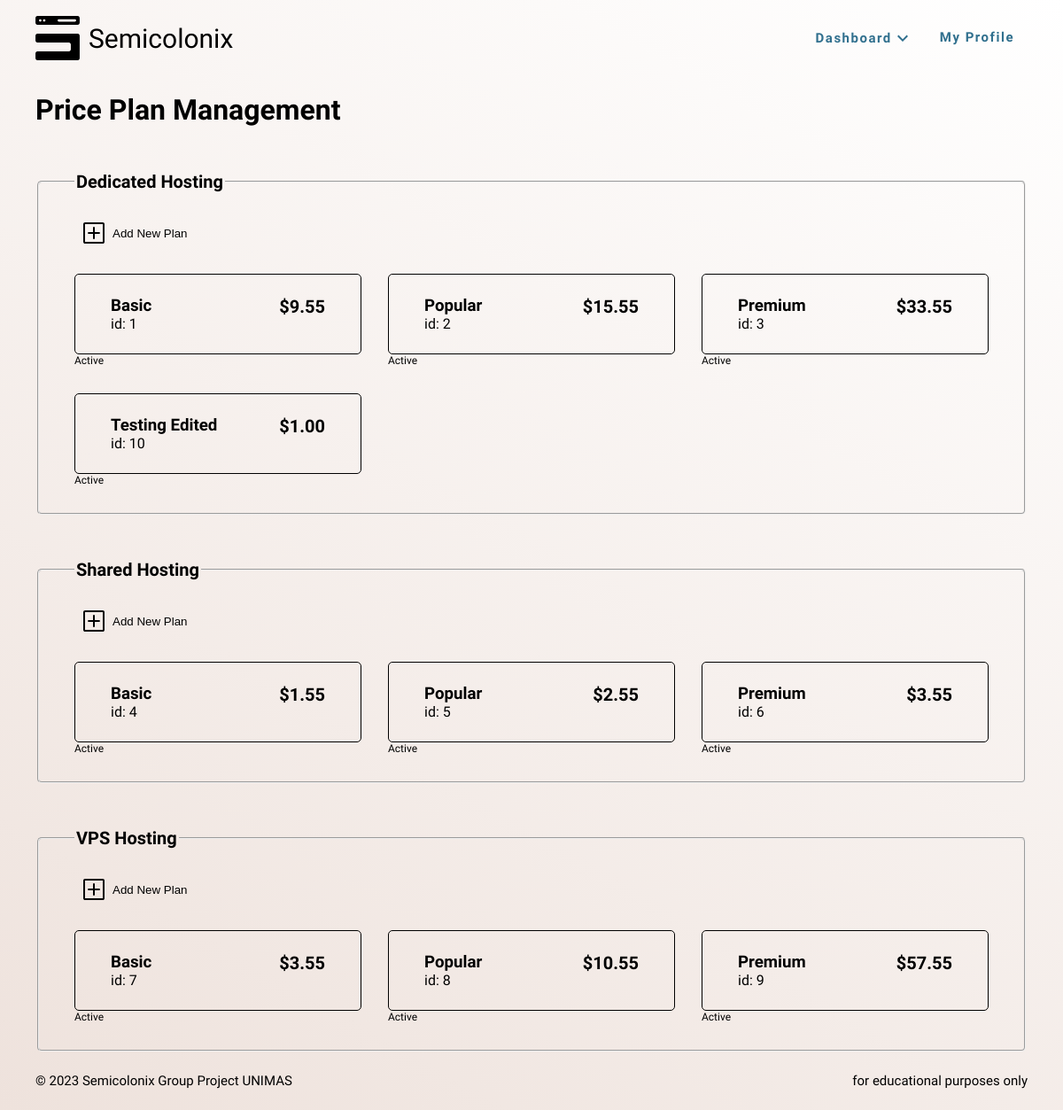
The app's page /admin/manage_price_plan.php (signed in) with its own data.
### tables this page shows
CREATE TABLE `product` (
  `prod_id` int(10) NOT NULL,
  `prod_title` varchar(256) NOT NULL,
  `prod_subtitle` varchar(256) NOT NULL,
  `prod_category` enum('Shared','VPS','Dedicated','') NOT NULL,
  `prod_price` float(5,2) NOT NULL,
  `prod_status` enum('Active','Disabled') NOT NULL
);

### admin/manage_price_plan.php (the view, shortened to what this page needs)
<?php
require_once($_SERVER['DOCUMENT_ROOT'] . "/config/conn.php");
?>
<!DOCTYPE html>
<html lang="en">
<head>
    <link rel="stylesheet" href="/css/main.css">
    <link rel="stylesheet" href="/css/admin-manage-price-plan.css">
</head>
<body>
    <?php
    require_once($_SERVER['DOCUMENT_ROOT'] . "/includes/nav.php");
    ?>
    <div class="main-container">
        <h1>Price Plan Management</h1>
        <?php
        try {
            $query = "SELECT DISTINCT prod_category FROM product";
            $result = mysqli_query($conn, $query);
            if (mysqli_num_rows($result) == 0) {
                echo "<p class='black text-title'>0 Result</p>";
            } else {
                foreach ($result as $row) {
                    echo "<fieldset>";
                    echo "<legend class='text-h1 font-primary font-w-600'>" . $row['prod_category'] . " Hosting</legend>";
                    echo "<div class='w-100 flex-col'>";
                    echo "<form action='/admin/add_price_plan.php' method='post'>";
                    echo "<button id-add-btn type='submit'><span class='icon-addBtn'></span> Add New Plan</button>";
                    echo "</form>";
                    echo "</div>";
                    $query = "SELECT * FROM product WHERE prod_category = '" . $row['prod_category'] . "'";
                    $result2 = mysqli_query($conn, $query);
                    if (mysqli_num_rows($result) == 0) {
                        echo "<p class='black text-title'>0 Result</p>";
                    } else {
                        echo "<div class='price-layout'>";
                        foreach ($result2 as $row) {
                            echo "<a class='w-100' href='/admin/edit_price_plan.php?prod_id=" . $row['prod_id'] . "'> ";
                            echo "<div class='price-component flex-row between'>";
                            echo "<div>";
                            echo "<h3>" . $row['prod_title'] . "</h3>";
                            echo "<p>id: " . $row['prod_id'] . "</p>";
                            echo "</div>";
                            echo "<p class='font-primary text-h1 margin-0'><b>$" . $row['prod_price'] . "</b></p>";
                            echo "</div>";
                            echo "<span class='text-small'>" . $row['prod_status'] . "</span>";
                            echo "</a>";
                        }
                        echo "</div>";
                    }
                    echo "</fieldset>";
                }
            }
        } catch (Exception $e) {
            $errorMessage = "Error: " . $e->getMessage();
            $encodedMessage = json_encode($errorMessage);
            echo "<script>showPopup($encodedMessage);</script>";
        }
        ?>
    </div>
    <?php require_once($_SERVER['DOCUMENT_ROOT'] . "/includes/footer.php"); ?>
</body>
</html>

### includes/nav.php (shortened to what this page needs)
<nav id="nav-bar" class="w-100 flex-row between" role="navigation">
    <?php
    if (isset($_SESSION['loggedin']) && $_SESSION['loggedin']) {
        if ($_SESSION['role'] == "admin") {
            echo "<a id='logo' href='/admin/dashboard.php'>";
        } else {
            echo "<a id='logo' href='/index.php'>";
        }
    } else {
        echo "<a id='logo' href='/index.php'>";
    }
    ?>
    <div class="flex-row middle">
        <h1 class="black font-w-400 text-title margin-0">Semicolonix</h1>
    </div>
    </a>
    <div class="flex-row">
        <?php
        if (isset($_SESSION['loggedin']) && $_SESSION['loggedin']) {
            if ($_SESSION['role'] == "admin") {
                echo "<div class='dropdown flex-row'>";
                echo "<div class='flex-row middle'>
                    <span class='c1 text-normal font-w-600'><a class='c1 text-normal font-w-600' href='/admin/dashboard.php'>Dashboard</a></span>
                    <img class='rotate-180' src='/assets/icon/drop-down.svg' alt=''>
                </div>";
                echo "</div>";
            }
            echo "<a class='c1 text-normal font-w-600' href='/pages/myprofile.php'>My Profile</a>";
        }
        ?>
    </div>
</nav>

### includes/footer.php
<footer class="flex-row between">
    <p class="font-second font-w-400 text-normal">&copy; 2023 Semicolonix Group Project UNIMAS</p>
    <p class="font-second font-w-400 text-normal">for educational purposes only</p>
</footer>

### css/main.css (style rules this page uses)
:root { --color-black: #000000; --color-white: #ffffff; --color-green: #008000; --color-red: #ff0000; --color-c1: #31708e; --color-c2: #88bdbc; --color-c3: #eee2dc; --color-c4: #b1a296; --rgb-black: 0, 0, 0; --rgb-white: 255, 255, 255; --rgb-c1: 49, 112, 142; --rgb-c2: 136, 189, 188; --rgb-c3: 238, 226, 220; --rgb-c4: 177, 162, 150; --font-primary: "Syncopate", sans-serif; --font-second: "Quicksand", sans-serif; --font-size-title: 30px; --font-size-h1: 20px; --font-size-normal: 15px; --font-size-small: 12px; font-family: var(--font-primary); }
html, body { height: 100%; width: 100%; background-image: linear-gradient(210deg, var(--color-white), var(--color-c3)); background-repeat: no-repeat; background-attachment: fixed; scroll-behavior: smooth; }
body { display: flex; flex-direction: column; }
a { width: fit-content; height: fit-content; text-decoration: none; color: var(--color-black); }
h1, h2, h3, h4, h5, strong { margin: 0; font-weight: 600; font-family: var(--font-primary); }
a, p, body, html, div, iframe, img, span { margin: 0; border: 0; text-decoration: none; }
a, div, p, span { display: block; font-family: var(--font-second); }
.font-primary { font-family: var(--font-primary); }
.font-second { font-family: var(--font-second); }
.font-w-400 { font-weight: 400; }
.font-w-600 { font-weight: 600; }
.black { --color-current: var(--color-black); color: var(--color-current); }
.c1 { --color-current: var(--color-c1); color: var(--color-current); }
.text-title { font-size: var(--font-size-title); }
.text-h1 { font-size: var(--font-size-h1); }
.text-normal { font-size: var(--font-size-normal); }
.text-small { font-size: var(--font-size-small); }
.flex-row { display: flex; flex-direction: row; flex-wrap: wrap; }
.flex-col { display: flex; flex-direction: column; }
.between { justify-content: space-between; }
.w-100 { width: 100%; max-width: 100%; }
.middle { display: flex; align-items: center; }
.margin-0 { margin: 0; }
.main-container { display: flex; flex-direction: column; flex-grow: 1; padding: 105px 40px 0px 40px; width: 100%; max-width: 100%; box-sizing: border-box; }
footer { width: 100%; padding: 24px 40px; box-sizing: border-box; z-index: 1; }

### css/admin-manage-price-plan.css (style rules this page uses)
.price-layout { display: grid; width: 100%; grid-template-columns: repeat(3, minmax(100px, 1fr)); gap: 30px; }
.price-component { border: 1px solid black; border-radius: 5px; padding: 24px 40px; box-sizing: border-box; transition: all 0.6s ease; }
fieldset { border-radius: 5px; padding: 24px 40px 30px 40px; box-sizing: border-box; margin-top: 50px; }
[id-add-btn] { display: flex; flex-direction: row; align-items: center; width: fit-content; margin-bottom: 24px; padding: 10px; box-sizing: border-box; border-radius: 5px; border: none; background-color: transparent; transition: all 0.6s ease; }

### css/nav.css (style rules this page uses)
#nav-bar { position: fixed; padding: 18px 40px; box-sizing: border-box; background-image: linear-gradient(30deg, var(--color-c3), var(--color-white)); background-repeat: no-repeat; background-attachment: fixed; z-index: 99; }
.logo { width: 50px; height: auto; height: fit-content; margin-right: 10px; }
#nav-bar > div > a { color: var(--color-c1); font-size: var(--font-size-normal); padding: 15px; letter-spacing: 1.5px; }
.dropdown { position: relative; display: inline-block; cursor: pointer; padding: 0 15px; letter-spacing: 1.5px; }
.rotate-180 { width: 24px; height: 24px; transition: all 0.6s ease; }

### records on screen
product: prod_title "Basic", prod_id "1", prod_price "9.55", prod_status "Active"
product: prod_title "Popular", prod_id "2", prod_price "15.55", prod_status "Active"
product: prod_title "Premium", prod_id "3", prod_price "33.55", prod_status "Active"
product: prod_title "Testing Edited", prod_id "10", prod_price "1.00", prod_status "Active"
product: prod_title "Basic", prod_id "4", prod_price "1.55", prod_status "Active"
product: prod_title "Popular", prod_id "5", prod_price "2.55", prod_status "Active"
product: prod_title "Premium", prod_id "6", prod_price "3.55", prod_status "Active"
product: prod_title "Basic", prod_id "7", prod_price "3.55", prod_status "Active"
product: prod_title "Popular", prod_id "8", prod_price "10.55", prod_status "Active"
product: prod_title "Premium", prod_id "9", prod_price "57.55", prod_status "Active"

### other values on screen
$row['prod_category'] "Dedicated"
$row['prod_category'] "Shared"
$row['prod_category'] "VPS"
